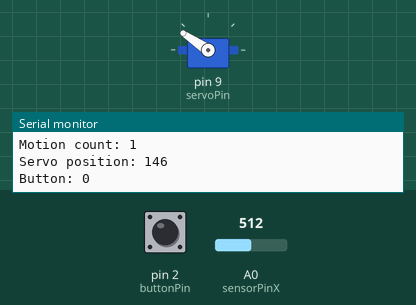
Bench run of a sketch on a simulated Arduino Uno, built with avr-gcc and run on an emulated ATmega328P. On the bench: servo, the last lines printed to the serial monitor. Inputs (shaded band) come from the test bench; at power-on: A0 (sensorPinX) = 512, pin 2 (buttonPin) LOW.

Above: at 2.8 s.
2.9 s: A0 (sensorPinX) set to 716
At 3.7 s:
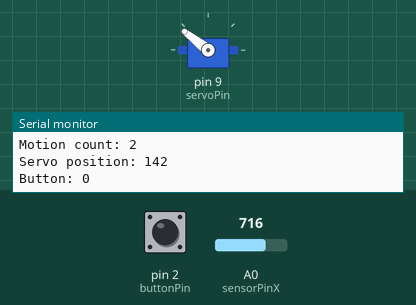
4.5 s: A0 (sensorPinX) set to 900
At 5.3 s:
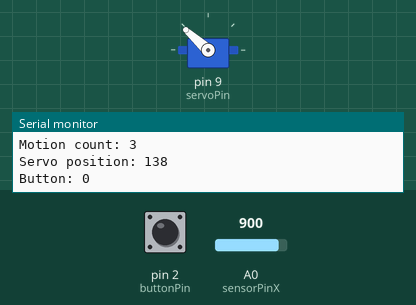
Timing chart, 0 to 31.5 s (numbered marks = the images above; inputs shaded):
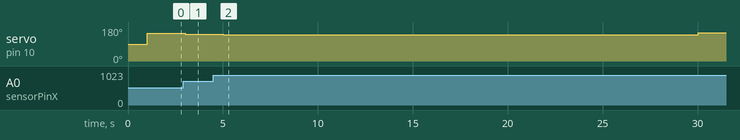

Measured:
- after the input at 2.9 s, servo on pin 10: 146° → 142° after 0.10 s
- after the input at 4.5 s, servo on pin 10: 142° → 138° after 0.51 s, → 150° 25.0 s later

The sketch:

Motion_Detector_V2.ino
```cpp
#include <Servo.h>

Servo myservo;  // create servo object to control a servo
int servoPin = 9; // set first servo to PIN 9

int sensorPinX = A0; // set X-acceleromator to A0

const int buttonPin = 2; // pin for button
int buttonState; // default button state

int h; // variable to count hours

int xReadings[30]; // create an array for 30 secs of readings
//int xReadings[3600]; // create an array for one hour of readings

int prevReading= 0; // will get one false reading
int threshold = 3; // tolerance for motion

int motionCounter; // motion count (beyond threshold)

void setup() {

  Serial.begin(9600);
  myservo.attach(servoPin);  // attaches the servo on PIN 9 to the servo object
  myservo.write(90);
  pinMode(buttonPin, INPUT); // attaches button to PIN 2

}

void loop() {


  int i; // variable for iteration
  int m; // used for moving Servo


  //  for (i = 0; i < 3600; i++) { // use for one hour
  for (i = 0; i < 30; i++) {
    delay(1000);
    motionCounter += hasMoved();
    Serial.print("Seconds: ");
    Serial.println(i);
    //    Serial.print("\t");
    Serial.print("Motion count: ");
    Serial.println(motionCounter);

    m = map(motionCounter,0,30,150,30);
    Serial.print("Servo position: ");
    Serial.println(m);
    Serial.println("\n");

    myservo.write(m);

    if (i == 29) {
      h++;
      Serial.print("Hour: ");
      Serial.println(h);

      motionCounter = 0;

      servoPin++;
      myservo.attach(servoPin);
      myservo.write(150);
    }

    buttonState = digitalRead(buttonPin);
    Serial.print("Button: ");
    Serial.println(buttonState);

    if (buttonState == HIGH) {

      h = 0;
      servoPin = 9;

      for (int r; r < 1; r++) {
        myservo.attach(servoPin+r);
        myservo.write(90);
        delay(3000);
      }
    }
  }

}

int hasMoved() {
  int reading = analogRead(sensorPinX);
  int dif = abs(reading- prevReading);
  prevReading = reading; // set current reading to be previous
  if (dif > threshold) {
    return 1;
    Serial.println("1");
  }
  else {
    return 0;
    Serial.println("0");
  }
}
```
